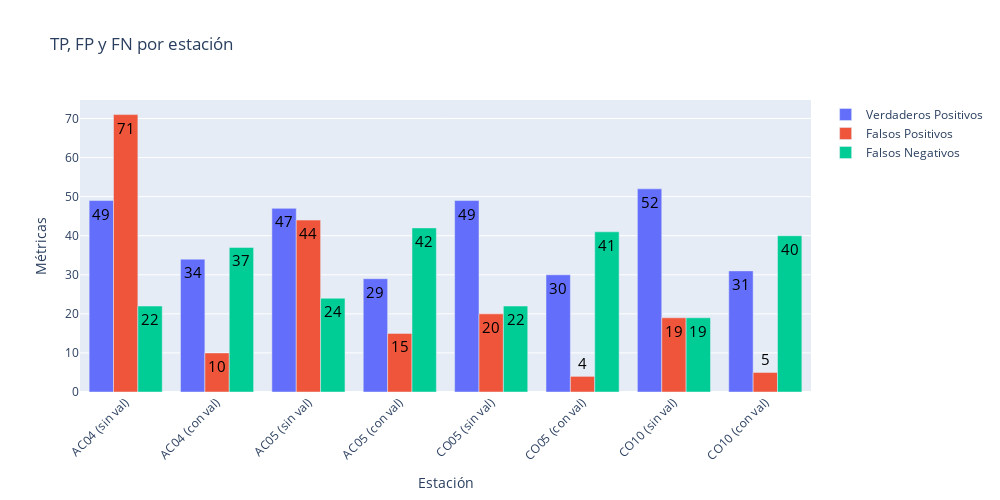
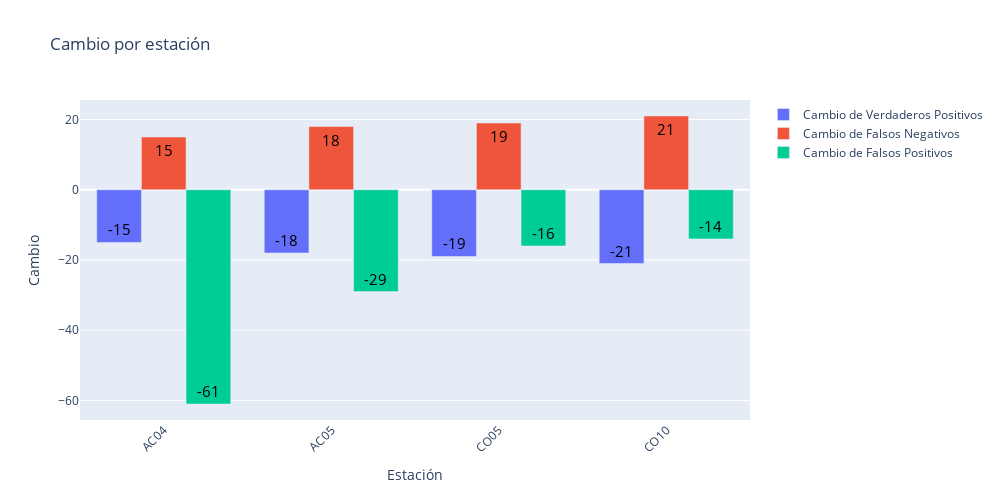

Notebook code cell kept with these figures, in order:
### Markdown cell above
## 5.2. Plot de las métricas TP, FN y FP antes y después de la validación

### Code cell
resultados_totales = []

for before, after in zip(results_no_val, results_with_val):
    before = before.copy()
    before['identificador'] += ' (sin val)'
    resultados_totales.append(before)

    after = after.copy()
    after['identificador'] += ' (con val)'
    resultados_totales.append(after)


plot_bar(resultados_totales)
plot_differences_amount(results_no_val, results_with_val, plot_metrics=False)
plot_differences_bar(results_no_val, results_with_val, plot_metrics=False)
plot_differences_scatter(results_no_val, results_with_val, plot_metrics=False)

### Figure 1 — Plotly figure (JSON) as saved in the notebook; plotly's stock layout.template omitted (floating-point values rounded to 4 significant figures)
{"data": [{"name": "Verdaderos Positivos", "text": ["49", "34", "47", "29", "49", "30", "52", "31"], "textfont": {"color": "black", "size": 15}, "type": "bar", "x": ["AC04 (sin val)", "AC04 (con val)", "AC05 (sin val)", "AC05 (con val)", "CO05 (sin val)", "CO05 (con val)", "CO10 (sin val)", "CO10 (con val)"], "y": [49, 34, 47, 29, 49, 30, 52, 31]}, {"name": "Falsos Positivos", "text": ["71", "10", "44", "15", "20", "4", "19", "5"], "textfont": {"color": "black", "size": 15}, "type": "bar", "x": ["AC04 (sin val)", "AC04 (con val)", "AC05 (sin val)", "AC05 (con val)", "CO05 (sin val)", "CO05 (con val)", "CO10 (sin val)", "CO10 (con val)"], "y": [71, 10, 44, 15, 20, 4, 19, 5]}, {"name": "Falsos Negativos", "text": ["22", "37", "24", "42", "22", "41", "19", "40"], "textfont": {"color": "black", "size": 15}, "type": "bar", "x": ["AC04 (sin val)", "AC04 (con val)", "AC05 (sin val)", "AC05 (con val)", "CO05 (sin val)", "CO05 (con val)", "CO10 (sin val)", "CO10 (con val)"], "y": [22, 37, 24, 42, 22, 41, 19, 40]}], "layout": {"barmode": "group", "height": 500, "title": {"text": "TP, FP y FN por estación"}, "width": 1000, "xaxis": {"tickangle": -45, "title": {"text": "Estación"}}, "yaxis": {"title": {"text": "Métricas"}}}}

### Figure 2 — Plotly figure (JSON) as saved in the notebook; plotly's stock layout.template omitted (floating-point values rounded to 4 significant figures)
{"data": [{"name": "Cambio de Verdaderos Positivos", "text": ["-15", "-18", "-19", "-21"], "textfont": {"color": "black", "size": 15}, "type": "bar", "x": ["AC04", "AC05", "CO05", "CO10"], "y": [-15, -18, -19, -21]}, {"name": "Cambio de Falsos Negativos", "text": ["15", "18", "19", "21"], "textfont": {"color": "black", "size": 15}, "type": "bar", "x": ["AC04", "AC05", "CO05", "CO10"], "y": [15, 18, 19, 21]}, {"name": "Cambio de Falsos Positivos", "text": ["-61", "-29", "-16", "-14"], "textfont": {"color": "black", "size": 15}, "type": "bar", "x": ["AC04", "AC05", "CO05", "CO10"], "y": [-61, -29, -16, -14]}], "layout": {"barmode": "group", "height": 500, "title": {"text": "Cambio por estación"}, "width": 1000, "xaxis": {"tickangle": -45, "title": {"text": "Estación"}}, "yaxis": {"title": {"text": "Cambio"}}}}
